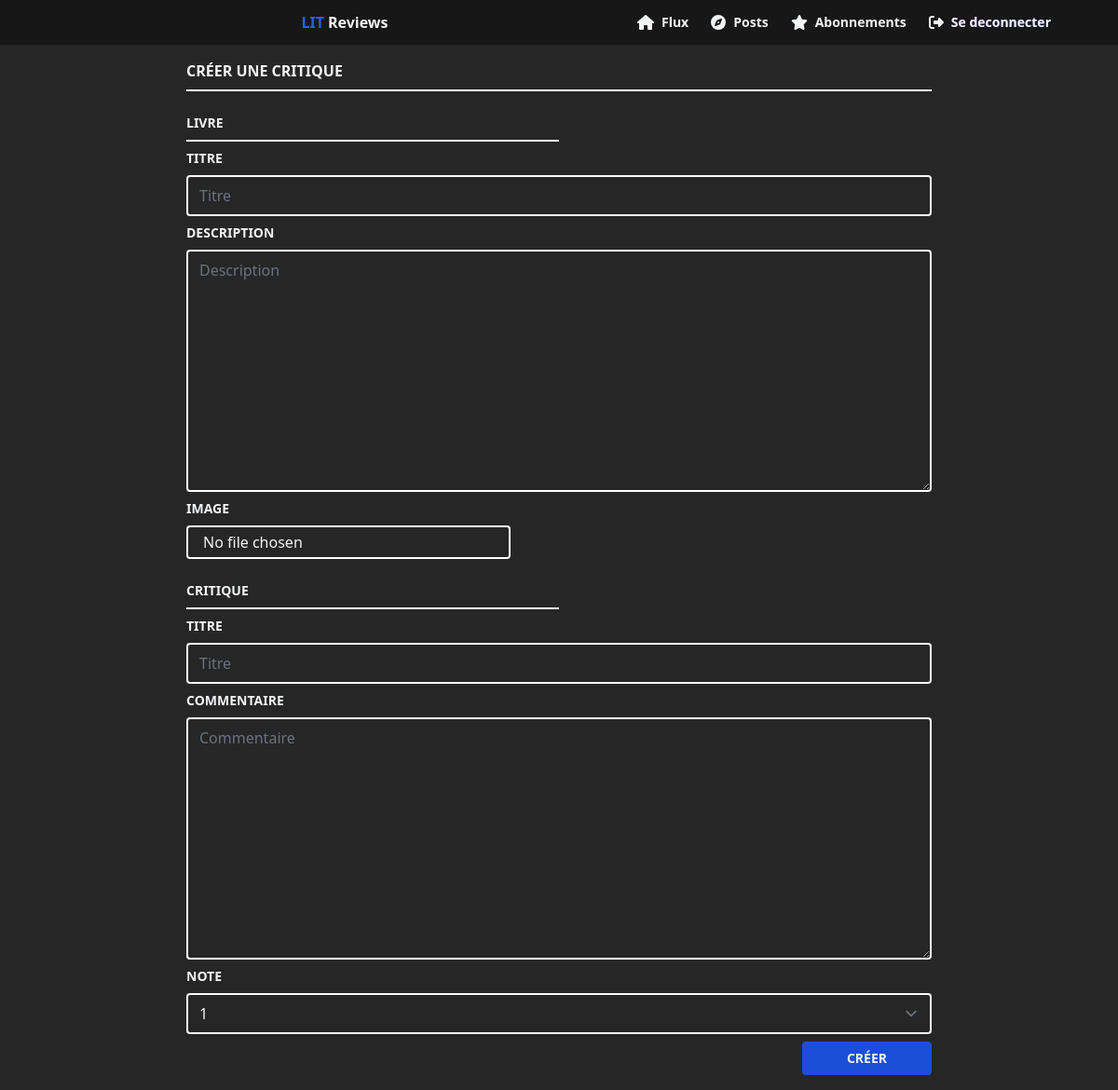
Before: /create_review/ticket/9 (signed in) with the older database file.
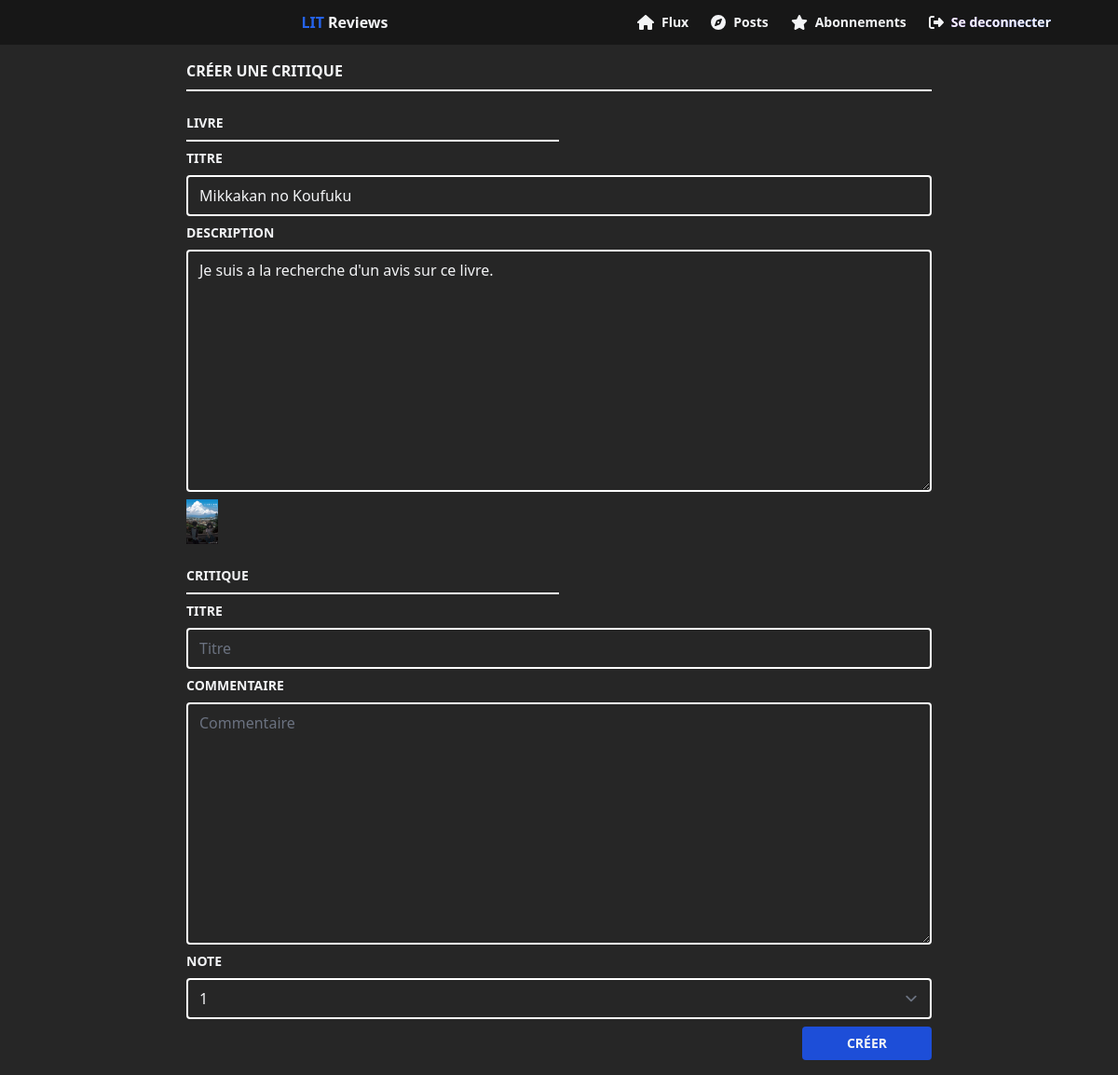
After: the same page with the newer database file.
### reviews/models/Ticket.py (models this page shows)
class Ticket(models.Model):
    title = models.CharField(max_length=128)
    description = models.TextField(max_length=2048)
    user = models.ForeignKey(
        to=settings.AUTH_USER_MODEL, on_delete=models.CASCADE, blank=True)
    image = models.ImageField(upload_to='images/', null=True, blank=True)
    time_created = models.DateTimeField(auto_now_add=True)

### reviews/views/create_review.py (the view, shortened to what this page needs)
# urls.py: path('create_review', views.create_review_view, name='create_review'),
@login_required(login_url='/login')
def create_review_view(request, ticket_id=None, review_id=None):
    template = 'create_review.html'
    context = {}
    ticket = None
    if Ticket.objects.filter(id=ticket_id).exists():
        ticket = Ticket.objects.get(id=ticket_id)
        context['ticket'] = ticket
    return render(request, template, context)

### reviews/templates/create_review.html (shortened to what this page needs)
{% extends '_base.html' %} {% block content %} {% include '_navbar.html' %}
<div class="flex flex-col w-3/4 py-4 mx-auto md:w-2/3 gap-y-4">
  <div class="flex flex-col w-full gap-y-2">
    <h3 class="font-semibold uppercase">Créer une critique</h3>
    <div class="h-0.5 bg-white w-full"></div>
    <form
      method="post"
      class="flex flex-col gap-y-2"
      enctype="multipart/form-data"
    >
      <h3 class="mt-4 text-sm font-semibold uppercase">Livre</h3>
      <div class="h-0.5 bg-white w-1/2"></div>
      <label for="title" class="text-sm font-semibold uppercase">Titre</label>
      <input
        type="text"
        name="title"
        id="title"
        placeholder="Titre"
        required
        {% if ticket %}
        disabled
        {% endif %}
        value="{{ticket.title}}"
        class="w-full transition-all duration-300 bg-transparent border-2 border-white rounded hover:border-purple-500 focus:ring-0 focus:border-white peer"
      />
      <label for="description" class="text-sm font-semibold uppercase"
        >Description</label
      >
      <textarea
        name="description"
        id="description"
        cols="30"
        rows="10"
        required
        placeholder="Description"
        {% if ticket %}
        disabled
        {% endif %}
        class="w-full transition-all duration-300 bg-transparent border-2 border-white rounded hover:border-purple-500 focus:ring-0 focus:border-white peer"
      >
{{ticket.description}}</textarea
      >
      {% if not ticket %}
      <label for="image" class="text-sm font-semibold uppercase">Image</label>
      <input
        type="file"
        name="image"
        id="image"
        accept="image/*"
        class="px-4 py-1 transition-all duration-300 bg-transparent border-2 border-white rounded cursor-pointer disabled:cursor-default file:hidden w-min hover:border-purple-500 focus:ring-0 focus:border-white peer"
      />
      {% else %}
        <img src="{{ticket.image.url}}" class="object-contain h-12 w-min"/>
      {% endif %}
      <h3 class="mt-4 text-sm font-semibold uppercase">Critique</h3>
      <div class="h-0.5 bg-white w-1/2"></div>
      <label for="headline" class="text-sm font-semibold uppercase">Titre</label>
      <input
        type="text"
        name="headline"
        id="headline"
        placeholder="Titre"
        required
        value="{{review.headline}}"
        class="w-full transition-all duration-300 bg-transparent border-2 border-white rounded hover:border-purple-500 focus:ring-0 focus:border-white peer"
      />
      <label for="body" class="text-sm font-semibold uppercase"
        >Commentaire</label
      >
      <textarea
        name="body"
        id="body"
        cols="30"
        rows="10"
        required
        placeholder="Commentaire"
        class="w-full transition-all duration-300 bg-transparent border-2 border-white rounded hover:border-purple-500 focus:ring-0 focus:border-white peer"
      >{{review.body}}</textarea>
        <label for="rating" class="text-sm font-semibold uppercase">Note</label>
        <select
          name="rating"
          id="rating"
          required
          class="w-full transition-all duration-300 bg-transparent border-2 border-white rounded hover:border-purple-500 focus:ring-0 focus:border-white peer">
            <option {% if review.rating == 1 %}selected{% endif %} value="1">1</option>
        </select>
      <button
        class="flex items-center justify-center px-12 py-2 ml-auto text-sm font-semibold text-center uppercase transition-all duration-300 bg-blue-700 rounded w-max hover:bg-blue-500"
      >
        {% if review %}Editer{%else%}Créer{% endif %}
      </button>
    </form>
  </div>
</div>
{% endblock content %}

Changed rows visible on the page:
added Ticket: title "Mikkakan no Koufuku", description "Je suis a la recherche d'un avis sur ce livre.", image (picture)
Other visible differences:
text no longer shown: "IMAGE"
